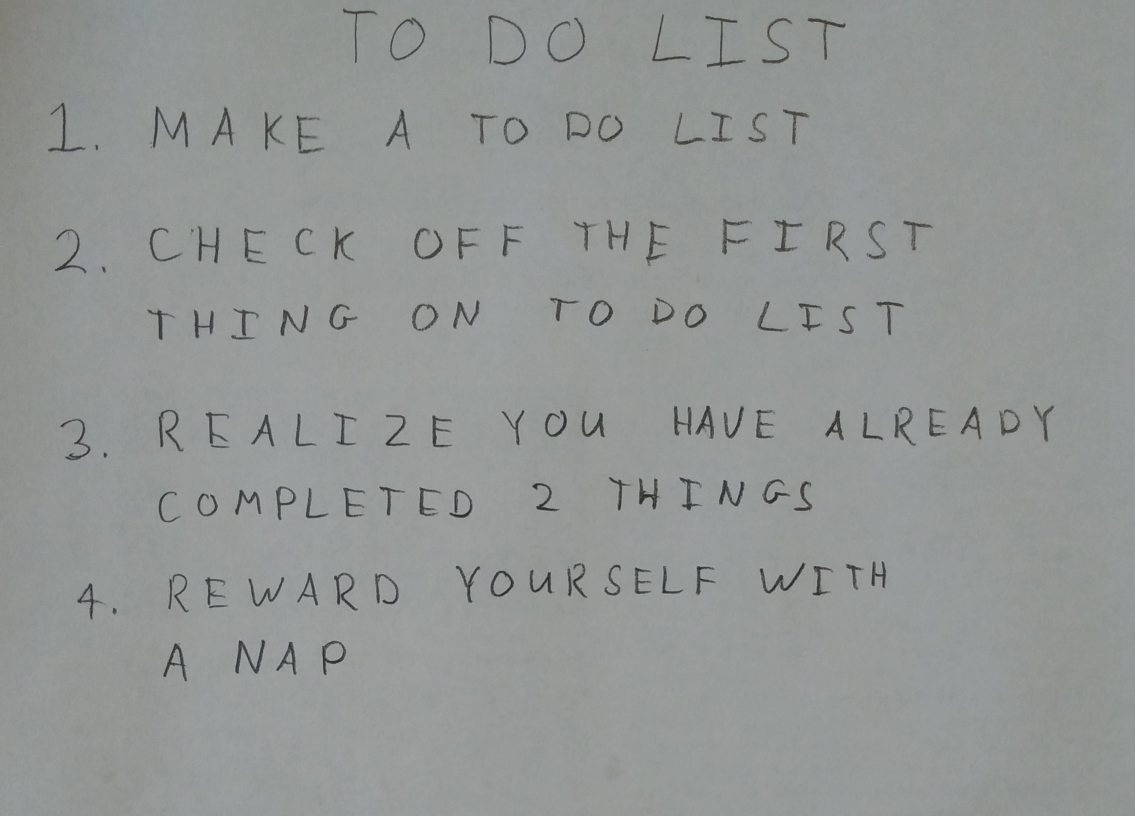
#> input picture HW5/images/01_list.jpg, 2270 x 1631 px (shown at 1/2 size)
$ python -i q4.py   (imports and definitions only)
#> lines starting #> are read from the running program, lines starting #| are printed output that depends on the picture; after the words box and inside, x2 and y2 are one past the last pixel; in counts of white or black regions, pixels touching at a corner belong together
import numpy as np

import skimage
import skimage.measure
import skimage.color
import skimage.restoration
import skimage.filters
import skimage.morphology
import skimage.segmentation


# import matplotlib.patches
# takes a color image
# returns a list of bounding boxes and black_and_white image
def findLetters(image):
    bboxes = []
    bw = None
    # insert processing in here
    # one idea estimate noise -> denoise -> greyscale -> threshold -> morphology -> label -> skip small boxes
    # this can be 10 to 15 lines of code using skimage functions
    # sigma = skimage.restoration.estimate_sigma(image, channel_axis=2)
    ##########################
    ##### your code here #####
    import matplotlib.pyplot as plt
    im = image.copy()
    im = skimage.color.rgb2gray(im)
    im = im/np.max(im)
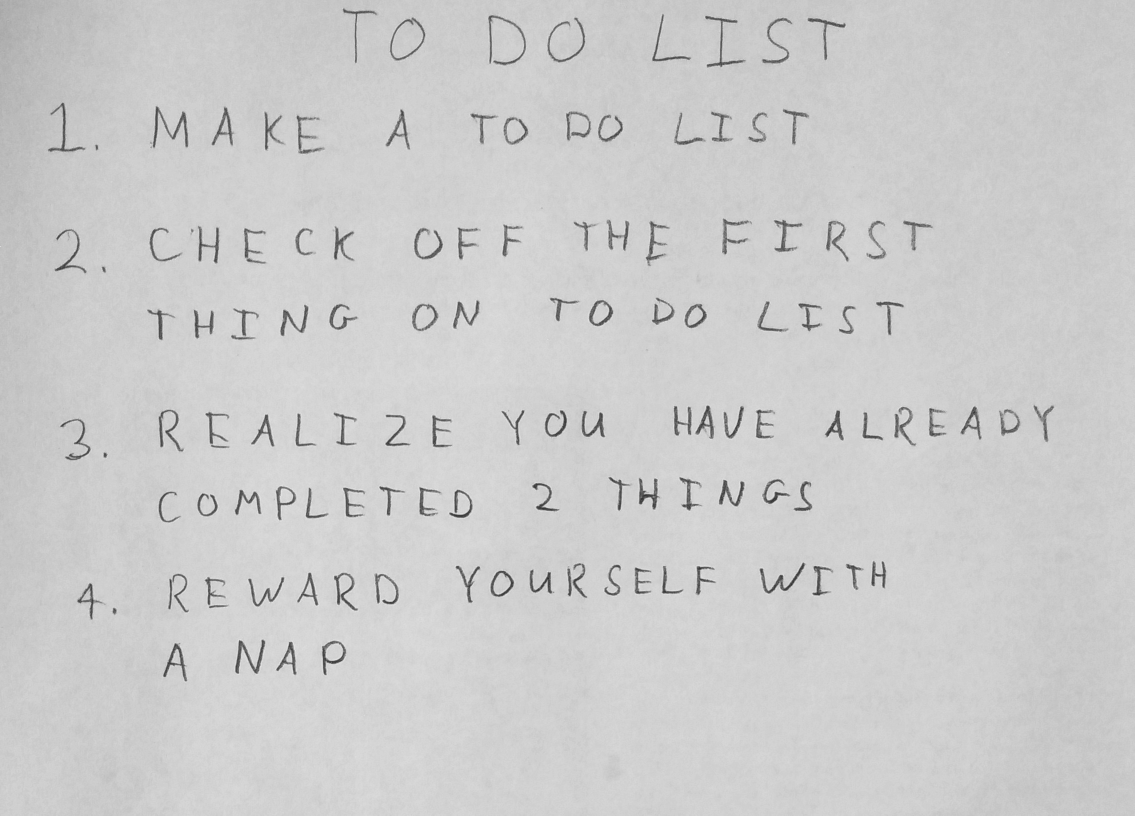
#> im: shape (1631, 2270) float64 (shown at 1/2 size); min 0.131, max 1, mean 0.8
    im = skimage.restoration.denoise_bilateral(im, sigma_spatial = 1)
    thresh = skimage.filters.threshold_isodata(im)
#> thresh = 0.616
    bw = (im > thresh).astype(float) # Letters = 0, background = 1
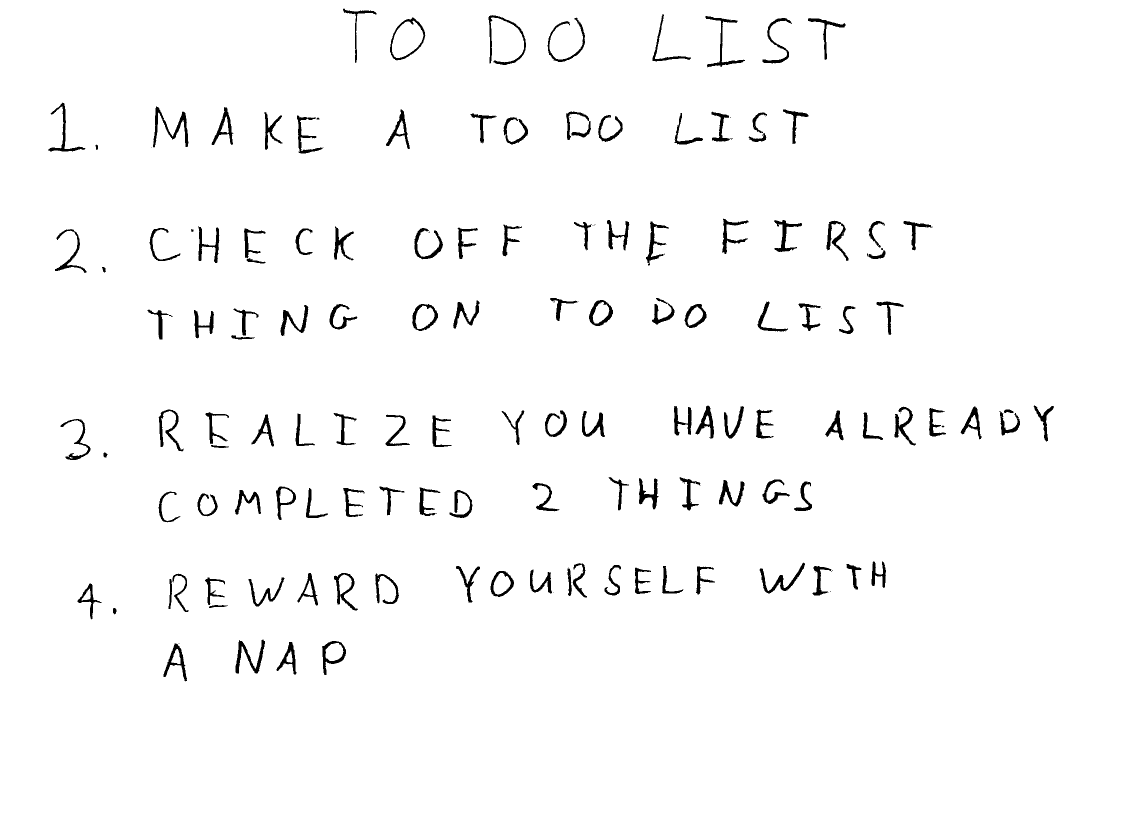
#> bw: shape (1631, 2270) float64 (shown at 1/2 size); values 0 (black) and 1 (white), 97.6% white; 157 black regions (26 under 20 px), largest, box (x1, y1, x2, y2) and area: (306, 213, 377, 295) 1362, (471, 1279, 530, 1347) 1214, (977, 30, 1052, 130) 1133
    im = skimage.filters.gaussian(bw, sigma = 2)
    thresh = skimage.filters.threshold_isodata(im)
#> thresh = 0.678
    bw = (im > thresh).astype(float) # Letters = 0, background = 1
#> bw: shape (1631, 2270) float64; values 0 (black) and 1 (white), 96.9% white; 124 black regions (2 under 20 px), largest, box (x1, y1, x2, y2) and area: (305, 213, 378, 295) 1846, (976, 30, 1053, 131) 1633, (470, 1279, 531, 1348) 1576
    # im = skimage.filters.gaussian(bw, sigma = (5,3))
    im = skimage.morphology.binary_erosion(bw, ((np.ones((1, 5)), 1), (np.ones((3, 1)), 1)))
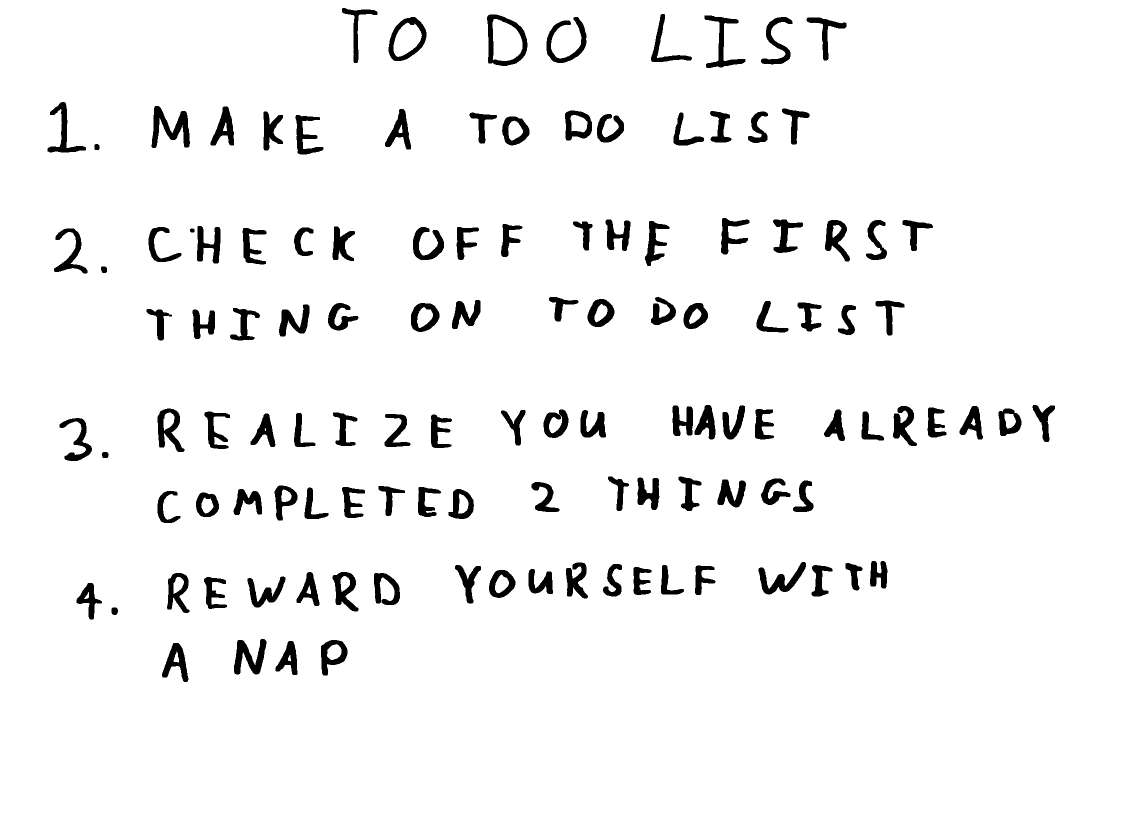
#> im: shape (1631, 2270) bool (shown at 1/2 size); 95.2% white; 120 black regions, largest, box (x1, y1, x2, y2) and area: (303, 212, 380, 296) 2897, (974, 29, 1055, 132) 2697, (468, 1278, 533, 1349) 2382
    thresh = skimage.filters.threshold_isodata(im)
#> thresh = 0.498
    bw2 = (im > thresh).astype(float) # Letters = 0, background = 1
    # plt.imshow(bw2, cmap = 'gray')
    # plt.show()
    # raise Exception()

    num_erosions = 1 + int((im.shape[0] * im.shape[1])//1.5e6)
#> num_erosions = 3
    if im.shape[1] == 4032:
        num_erosions += 1 # image 4 needs more erosion
    # print(im.shape[0] * im.shape[1], im.shape[1], num_erode)

    footprint = np.zeros((3,3))
    footprint[footprint.shape[0]//2, :] = 1
    footprint[:, footprint.shape[1]//2] = 1
    for _ in range(num_erosions):
        bw = skimage.morphology.binary_erosion(bw, footprint)
    # bw = skimage.morphology.binary_erosion(bw, ((np.ones((1, footprint_width-3)), 1), (np.ones((footprint_width, 1)), 1)))
    for _ in range(3):
        bw = skimage.morphology.binary_closing(bw)
    bw = skimage.img_as_float(bw)
#> bw: shape (1631, 2270) float64; values 0 (black) and 1 (white), 94.4% white; 120 black regions, largest, box (x1, y1, x2, y2) and area: (302, 210, 381, 298) 3253, (973, 27, 1056, 134) 3206, (1408, 29, 1492, 138) 2798
    # plt.imshow(bw)
    # plt.show()
    # labels, num = skimage.measure.label(bw, return_num = True, background = 1)
    labels, num = skimage.measure.label(bw2, return_num = True, background = 1)
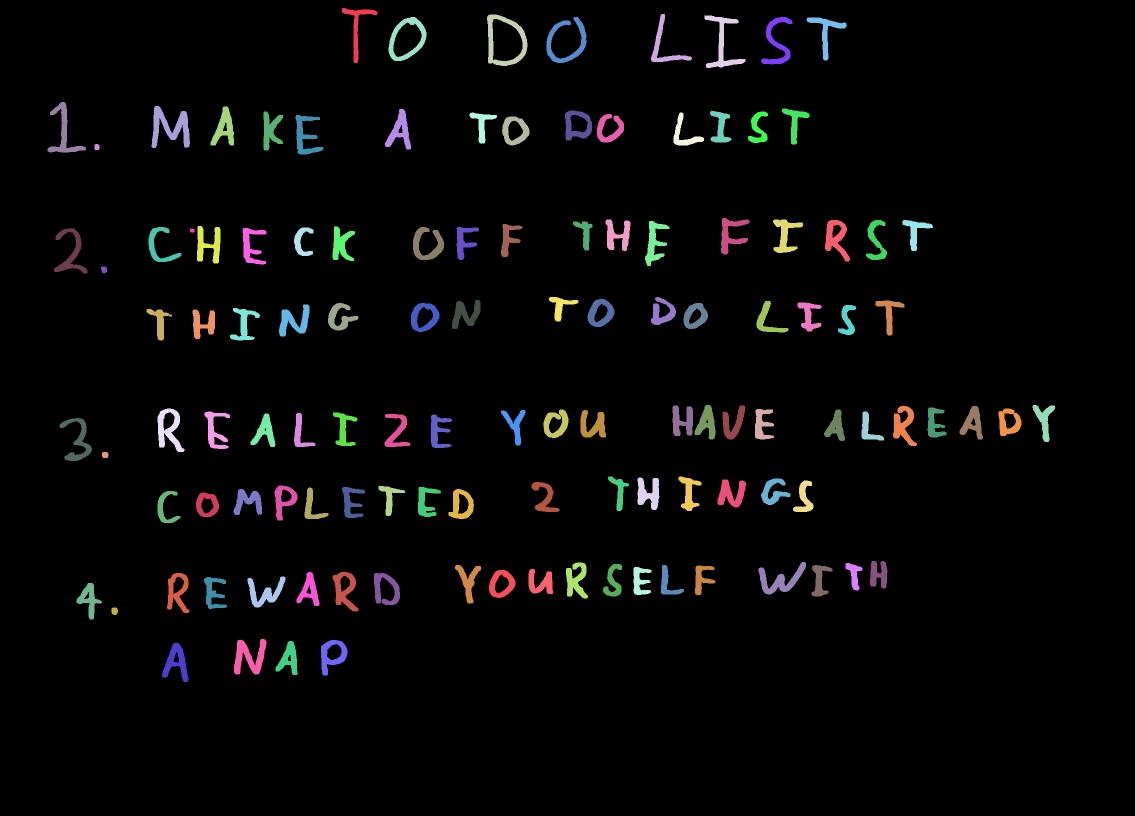
#> labels: shape (1631, 2270) int64 (shown at 1/2 size); 121 distinct labels, from 0 to 120; one colour per label, 0 black
#> num = 120

    mean_area = 0
    for i in range(num):
        idxs = np.nonzero(labels == i+1)
        minr, minc, maxr, maxc = [min(idxs[0]), min(idxs[1]), max(idxs[0]), max(idxs[1])]
        if minr > 0:
            minr -= 1
        if minc > 0:
            minc -= 1
        if maxr < labels.shape[0]-1:
            maxr += 1
        if maxc < labels.shape[1]-1:
            maxc += 1
        bboxes.append([minr, minc, maxr, maxc])
        mean_area += (maxr-minr)*(maxc-minc)
#> this loop made 120 passes
#> (idxs, minr, minc, maxr, maxc, mean_area) on passes 1 to 8: (1536 positions, rows 16 to 125, columns 684 to 754, 15, 683, 126, 755, 7992), (1596 positions, rows 28 to 123, columns 1302 to 1383, 27, 1301, 124, 1384, 16043), (2697 positions, rows 29 to 131, columns 974 to 1054, 28, 973, 132, 1055, 24571), (2212 positions, rows 31 to 135, columns 1409 to 1490, 30, 1408, 136, 1491, 33369), (2211 positions, rows 34 to 121, columns 777 to 852, 33, 776, 122, 853, 40222), (2293 positions, rows 34 to 125, columns 1093 to 1172, 33, 1092, 126, 1173, 47755), (1900 positions, rows 34 to 128, columns 1522 to 1584, 33, 1521, 129, 1585, 53899), (1631 positions, rows 35 to 120, columns 1613 to 1692, 34, 1612, 121, 1693, 60946)
#> (minr, minc, maxr, maxc) on passes 61 to 66: (810, 1444, 879, 1490), (811, 1785, 892, 1834), (811, 1918, 879, 1966), (814, 1854, 875, 1893), (816, 314, 904, 369), (816, 1996, 872, 2043)
    mean_area /= num

    bboxes = [bbox for bbox in bboxes if (bbox[2]-bbox[0])*(bbox[3]-bbox[1]) > 0.07*mean_area]
    remove_idxs = []
    for i in range(len(bboxes)):
        i_minr, i_minc, i_maxr, i_maxc = bboxes[i]
        for j in range(len(bboxes)):
            if j == i:
                continue
            j_minr, j_minc, j_maxr, j_maxc = bboxes[j]
            j_centr = 0.5*(j_minr + j_maxr)
            j_centc = 0.5*(j_minc + j_maxc)
            leeway = 20
            y_condition = (j_centr > i_minr-leeway) and (j_centr < i_maxr+leeway)
            x_condition = (j_centc > i_minc) and (j_centc < i_maxc)
            if x_condition and y_condition:
                minr, minc, maxr, maxc = [min(i_minr, j_minr), min(i_minc, j_minc), max(i_maxr, j_maxr), max(i_maxc, j_maxc)]
                bboxes[min(i,j)] = [minr, minc, maxr, maxc]
                remove_idxs.append(max(i,j))
#> this loop made 115 passes

    # print(remove_idxs)
    for i in sorted(np.unique(remove_idxs), reverse = True):
        del bboxes[i]
#> this loop made 0 passes

    # [6 lines of commented-out code are left out]
    return bboxes, bw

>>> import cv2
>>> picture = cv2.cvtColor(cv2.imread('../images/01_list.jpg'), cv2.COLOR_BGR2RGB)
>>> result = findLetters(picture)
